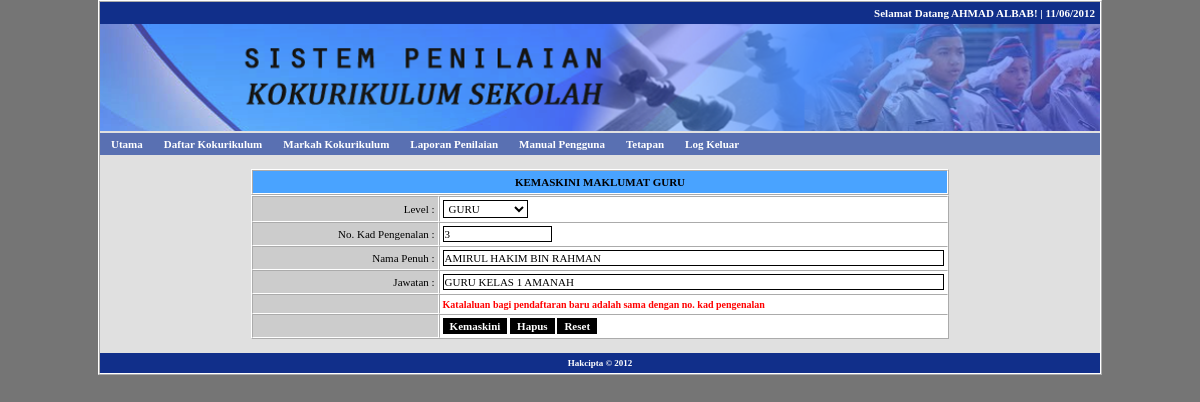
The app's page /guru.php?menu=kemaskini&id=7 (signed in) with its own data.
### tables this page shows
CREATE TABLE IF NOT EXISTS `user` (
  `uid` int(11) NOT NULL AUTO_INCREMENT,
  `ulevel` int(1) NOT NULL DEFAULT '3',
  `unokp` varchar(12) NOT NULL,
  `upass` varchar(32) NOT NULL,
  `unama` varchar(255) NOT NULL,
  `ujawatan` varchar(255) NOT NULL,
  PRIMARY KEY (`uid`)
);

### inc/fungsi.php (called while the page is built, shortened)
<?php
function semakSlash($input) {
	if(!get_magic_quotes_gpc()) {
		$input = mysql_real_escape_string($input);
	}
	return $input;
}
function input1($str) {
	$str = htmlentities(strtoupper(trim(semakSlash($str))));
	return $str;
}
function output1($str) {
	if(!get_magic_quotes_gpc()) {
		$str = stripslashes($str);
	}
	return $str;
}
if (!empty($_SESSION['user'])) {
	$sm = "SELECT * FROM user
		WHERE unokp = '" . input1($_SESSION['user']) . "'
		ORDER BY unokp ASC
	";
	$dm = mysql_query($sm);
	$tm = mysql_fetch_array($dm);
}
?>

### tmp/guru_kemaskini.php (the view, shortened to what this page needs)
<table width="100%" border="0" cellpadding="2" cellspacing="0">
  <tr>
    <td width="100%" align="center" valign="top">
      <br />
      <?php
	  $s = "SELECT * FROM user
	  	WHERE uid = '" . input1($_GET['id']) . "'
	  ";
	  $d = mysql_query($s);
	  if (mysql_num_rows($d) == 1) {
		  $t = mysql_fetch_array($d);
		  ?>
          <form name="guru" action="guru.php?menu=kemaskini" method="post">
          <table width="70%" border="1" cellspacing="0" cellpadding="5">
            <tr>
              <td align="center" bgcolor="#49A3FF" class="tkmenu2">KEMASKINI MAKLUMAT GURU</td>
            </tr>
          </table>
          <table width="70%" border="1" cellspacing="0" cellpadding="3" class="table2">
            <tr>
              <td align="right" valign="middle" bgcolor="#CCCCCC">Level :</td>
              <td align="left" valign="middle"><select name="level" class="input" id="level">
                <option value="2" <?php if ($t['ulevel'] == 2) { echo 'selected="selected"'; } ?>>GURU</option>
              </select></td>
            </tr>
            <tr>
              <td width="27%" align="right" valign="middle" bgcolor="#CCCCCC">No. Kad Pengenalan :</td>
              <td width="73%" align="left" valign="middle"><input name="nokp" type="text" class="input" id="nokp" value="<?php echo $t['unokp']; ?>" size="15" maxlength="12" readonly="readonly" /></td>
            </tr>
            <tr>
              <td align="right" valign="middle" bgcolor="#CCCCCC">Nama Penuh :</td>
              <td align="left" valign="middle"><input name="nama" type="text" value="<?php echo $t['unama']; ?>" class="input" id="nama" size="80" maxlength="250" /></td>
            </tr>
            <tr>
              <td align="right" valign="middle" bgcolor="#CCCCCC">Jawatan :</td>
              <td align="left" valign="middle"><input name="jawatan" type="text" value="<?php echo $t['ujawatan']; ?>" class="input" id="jawatan" size="80" maxlength="250" /></td>
            </tr>
            <tr>
              <td align="right" valign="middle" bgcolor="#CCCCCC">&nbsp;</td>
              <td align="left" valign="middle" class="tkmenu2"><span  class="tkmarkah">Katalaluan bagi pendaftaran baru adalah sama dengan no. kad pengenalan</span></td>
            </tr>
            <tr>
              <td align="right" valign="top" bgcolor="#CCCCCC">&nbsp;</td>
              <td align="left" valign="top"><input name="id" type="hidden" id="id" value="<?php echo $t['uid']; ?>" />
                <input name="submit" type="submit" class="button" id="submit" value="Kemaskini" />
                <input name="submit" type="submit" class="button" id="submit" value="Hapus" />
              <input name="Reset" type="reset" class="button" id="submit" value="Reset" /></td>
            </tr>
          </table>
          </form>
      <?php
	  }
	  else {
		  echo '<meta http-equiv="Refresh" content="0;url=guru.php?menu=senarai">';
	  }
	  ?>
    <br></td>
  </tr>
</table>

### tmp/header.php (shortened to what this page needs)
<!DOCTYPE HTML>
<html>
<head>
<link rel="stylesheet" type="text/css" href="files/style.css">
</head>
<body>
<table width="1000" border="1" align="center" cellpadding="0" cellspacing="0">
  <tr>
    <td>
    <table width="100%" border="0" cellpadding="5" cellspacing="0">
      <tr>
        <td align="right" bgcolor="#112F8A" class="tkmenu">Selamat Datang<?php if (isset($_SESSION['user'])) { echo " " . output1($tm['unama']); } ?>! | <?php echo date("d/m/Y"); ?> </td>
      </tr>
    </table>
    <table width="100%" border="0" cellpadding="0" cellspacing="0">
      <tr>
        <td align="center"><img src="files/banner.png" width="1000"></td>
      </tr>
    </table>
    <table width="100%" border="0" cellpadding="5" cellspacing="0">
      <tr>
        <td align="left" bgcolor="#5970B2" class="tkmenu">
			<ul id="sddm">
				<li><a href="index.php" onmouseover="mopen('m1')" onmouseout="mclosetime()">Utama</a></li>
                <?php
				if (isset($_SESSION['user'])) {
					?>
                    <li><a href="daftar.php?menu=senarai" onmouseover="mopen('m2')" onmouseout="mclosetime()">Daftar Kokurikulum</a></li>
                    <li><a href="markah.php?menu=senarai" onmouseover="mopen('m3')" onmouseout="mclosetime()">Markah Kokurikulum</a></li>
                    <li><a href="laporan.php?menu=senarai" onmouseover="mopen('m4')" onmouseout="mclosetime()">Laporan Penilaian</a></li>
                <?php
				}
				?>
				<li><a href="manual.php" onmouseover="mopen('m6')" onmouseout="mclosetime()">Manual Pengguna</a></li>
                <?php
				if (isset($_SESSION['user'])) {
					if ($tm['ulevel'] == 1) {
						?>
						<li>
							<a href="#" onmouseover="mopen('m7')" onmouseout="mclosetime()">Tetapan</a>
						</li>
					<?php
					}
					?>
					<li><a href="profil.php?menu=logout" onmouseover="mopen('m8')" onmouseout="mclosetime()">Log Keluar</a></li>
                <?php
				}
				?>
			</ul>
        </td>
      </tr>
    </table>

### files/style.css (style rules this page uses)
BODY { background: #757575; color: #000000; font-size: 11px; font-family: Tahoma, Verdana; margin: 0px; }
A:link { color: #0000FF; text-decoration: none; }
TABLE { background: #E0E0E0; border-color: #FFFFFF; }
.table2 { background: #FFFFFF; }
.input { font-size: 11px; font-family: Tahoma, Verdana; border: 1px solid black; text-transform: uppercase; background: white; padding: 1px; }
.button { color: #FFFFFF; font-family: Tahoma, Verdana; font-size: 11px; font-weight: bold; border: 1px solid black; background: #000000; }
.tkmenu { font-weight: bold; color: #FFFFFF; }
.tkmenu2 { font-weight: bold; }
.tkmarkah { color: #FF0000; font-size: 10px; }
#sddm { margin: 0 -4px; padding: 0; z-index: 30 }
#sddm li { margin: 0; padding: 0; list-style: none; float: left; }
#sddm li a { margin: 0 1px 0 0; padding: 4px 10px; width: 70px; background: #5970B2; color: #FFFFFF; text-align: center; text-decoration: none }

### records on screen
user: unama "AHMAD ALBAB"
user: level "GURU", nokp "3", nama "AMIRUL HAKIM BIN RAHMAN", jawatan "GURU KELAS 1 AMANAH"
